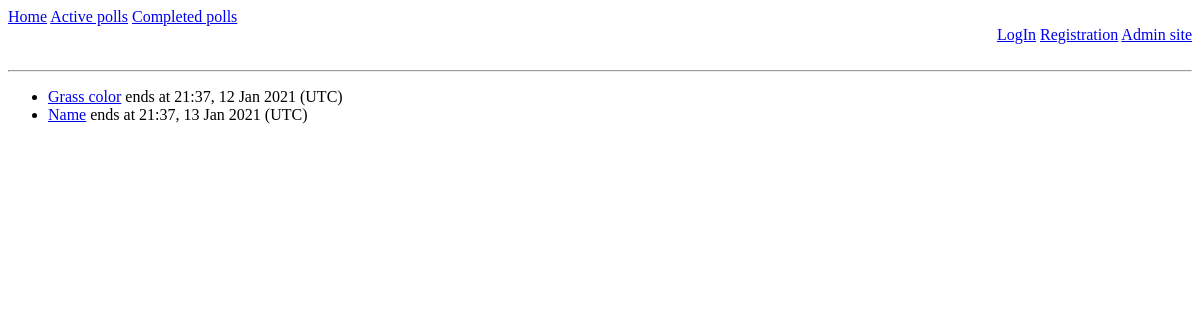
/polls/, run on an earlier commit of the app's database.
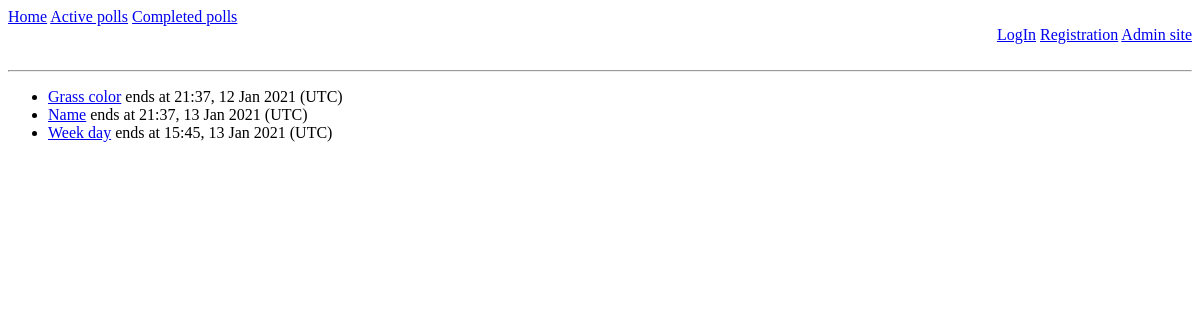
And on a later commit of the database.
### polls_app/models.py (models this page shows, shortened)
class Poll(models.Model):
    title = models.CharField(max_length=150)
    question_text = models.TextField()
    date_added = models.DateTimeField(auto_now_add=True, verbose_name="Poll's start date")
    date_ended = models.DateTimeField(verbose_name="Poll's end date")
    answer_type = models.CharField(max_length=150, choices=CHOICE_TYPES, default='one choice')
    passed_users = models.ManyToManyField(User, null=True, blank=True)

### polls_app/views.py (the view)
# urls.py: path('polls/', views.polls, name='polls'),
def polls(request):
    polls = Poll.objects.filter(date_ended__gte=timezone.now())
    context = {'polls': polls}
    return render(request, 'polls_app/polls.html', context)

### polls_app/templates/polls_app/polls.html (shortened to what this page needs)
{% extends "polls_app/base.html" %}
{% block content %}
    {% if not polls %}
        <h3>there are no polls yet</h3>
    {% else %}
        <ul>
        {% for poll in polls %}
            {% if poll.answer_type == 'user_text' %}
            <li><a href="{% url 'polls_app:text_poll' poll.id %}">{{ poll.title }}</a>
                ends at {{ poll.date_ended|date:'H:i, d M Y' }} (UTC)</li>
            {% else %}
            <li><a href="{% url 'polls_app:poll' poll.id %}">{{ poll.title }}</a>
                ends at {{ poll.date_ended|date:'H:i, d M Y' }} (UTC)</li>
            {% endif %}
        {% endfor %}
        </ul>
    {% endif %}
{% endblock content %}

What changed in the data, as far as the page shows it:
added Poll: title "Week day", date_ended "15:45, 13 Jan 2021"
